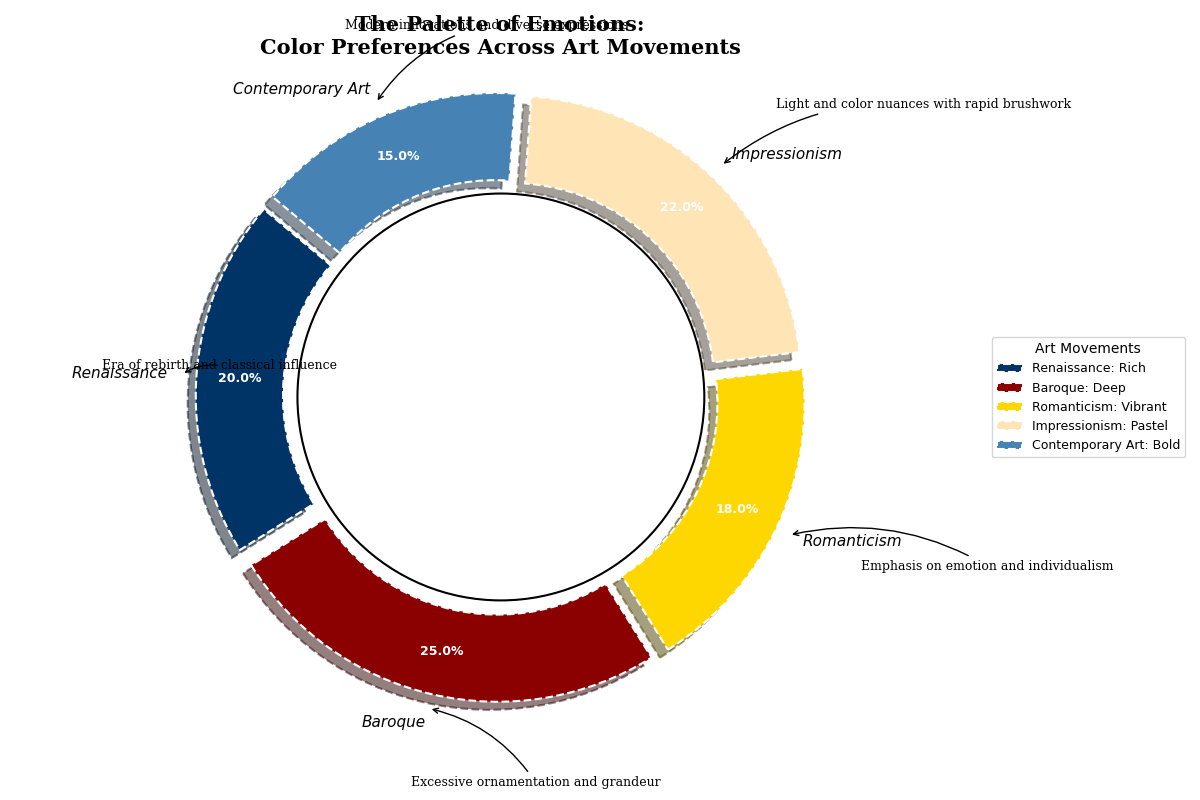

The Python source for this figure:
import matplotlib.pyplot as plt
import numpy as np
from matplotlib.patches import Wedge

# Define art movements and their corresponding color usage percentages
art_movements = ['Renaissance', 'Baroque', 'Romanticism', 'Impressionism', 'Contemporary Art']
color_usage = [20, 25, 18, 22, 15]  # Sum up to 100

# Colors with gradients
colors = ['#003366', '#8B0000', '#FFD700', '#FFE4B5', '#4682B4']
patterns = ['/', '-', '.', 'o', '+']

# Create the donut pie chart
fig, ax = plt.subplots(figsize=(12, 8))
wedges, texts, autotexts = ax.pie(
    color_usage, 
    labels=art_movements, 
    autopct='%1.1f%%',
    startangle=140, 
    colors=colors, 
    pctdistance=0.85,
    wedgeprops=dict(width=0.3, edgecolor='w', linestyle='--', hatch=patterns, linewidth=1.5),
    shadow=True, 
    explode=(0.05,) * len(art_movements)
)

# Customize autotexts and wedge labels
plt.setp(autotexts, size=9, weight='bold', color='white')
plt.setp(texts, size=11, style='italic')

# Title with artistic flair
plt.title("The Palette of Emotions:\nColor Preferences Across Art Movements", fontsize=15, fontweight='bold', family='serif')

# Draw a circle at the center to create a donut effect
centre_circle = plt.Circle((0, 0), 0.7, fc='white', edgecolor='black', lw=1.5)
fig.gca().add_artist(centre_circle)

# Equal aspect ratio ensures that pie is drawn as a circle
ax.axis('equal')

# Legend with contextual info and matching pattern
legend_labels = [f'{movement}: {color}' for movement, color in zip(art_movements, ['Rich', 'Deep', 'Vibrant', 'Pastel', 'Bold'])]
ax.legend(
    wedges, legend_labels, 
    title="Art Movements", 
    loc="center left", 
    bbox_to_anchor=(1, 0, 0.5, 1), 
    fontsize=9
)

# Adding annotations for each segment
annotations = [
    "Era of rebirth and classical influence",
    "Excessive ornamentation and grandeur",
    "Emphasis on emotion and individualism",
    "Light and color nuances with rapid brushwork",
    "Modern innovations and diverse expressions"
]
for i, wedge in enumerate(wedges):
    angle = (wedge.theta2 - wedge.theta1) / 2. + wedge.theta1
    x = 1.1 * np.cos(np.radians(angle))
    y = 1.1 * np.sin(np.radians(angle))
    ax.annotate(
        annotations[i], xy=(x, y), xytext=(x*1.25, y*1.25),
        arrowprops=dict(arrowstyle="->", connectionstyle="arc3,rad=.2"), fontsize=9, family='serif'
    )

# Automatically adjust layout
plt.tight_layout()

# Display the plot
plt.show()
